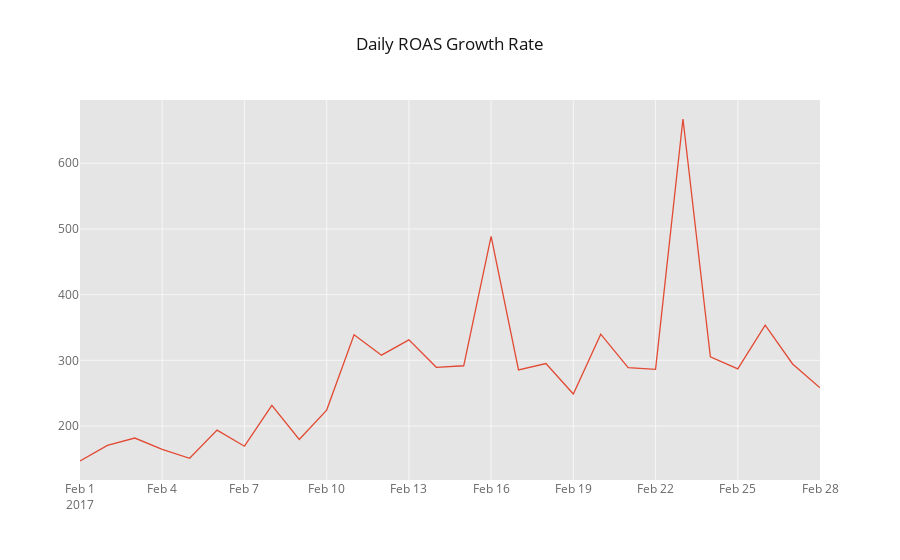

Source (notebook cell):
### Code cell
# Question 6
daily_ROAS = merged_data[['Date', 'Media Spend', 'Total Revenue']].sort_values('Date').groupby('Date').sum()
daily_ROAS['Daily ROAS (in % growth)'] = ((merged_data_copy['Total Revenue'] / merged_data_copy['Media Spend']) * 100) - 100
daily_ROAS[['Daily ROAS (in % growth)']].iplot(title = 'Daily ROAS Growth Rate')

# The time series plot below indicates that growth rate of return on ad spent has increased overall by about 
# 101% over a period of one month

### Figure 1 — Plotly figure (JSON) as saved in the notebook; plotly's stock layout.template omitted (floating-point values rounded to 4 significant figures)
{"data": [{"line": {"color": "rgba(226, 74, 51, 1.0)", "dash": "solid", "width": 1.3}, "mode": "lines", "name": "Daily ROAS (in % growth)", "text": "", "type": "scatter", "x": ["2017-02-01", "2017-02-02", "2017-02-03", "2017-02-04", "2017-02-05", "2017-02-06", "2017-02-07", "2017-02-08", "2017-02-09", "2017-02-10", "2017-02-11", "2017-02-12", "2017-02-13", "2017-02-14", "2017-02-15", "2017-02-16", "2017-02-17", "2017-02-18", "2017-02-19", "2017-02-20", "2017-02-21", "2017-02-22", "2017-02-23", "2017-02-24", "2017-02-25", "2017-02-26", "2017-02-27", "2017-02-28"], "y": [146.8, 170.7, 181.8, 164.6, 150.9, 193.8, 169.3, 231.6, 179.6, 224.3, 338.8, 307.9, 331.2, 289.4, 291.7, 488.8, 285.4, 295.2, 248.7, 339.9, 288.9, 286.4, 667.4, 305.4, 286.9, 353.5, 294.5, 258.1]}], "layout": {"legend": {"bgcolor": "#FFFFFF", "font": {"color": "#666666"}}, "paper_bgcolor": "#FFFFFF", "plot_bgcolor": "#E5E5E5", "title": "Daily ROAS Growth Rate", "titlefont": {"color": "#151516"}, "xaxis1": {"gridcolor": "#F6F6F6", "showgrid": true, "tickfont": {"color": "#666666"}, "title": "", "titlefont": {"color": "#666666"}, "zerolinecolor": "#F6F6F6"}, "yaxis1": {"gridcolor": "#F6F6F6", "showgrid": true, "tickfont": {"color": "#666666"}, "title": "", "titlefont": {"color": "#666666"}, "zerolinecolor": "#F6F6F6"}}}
